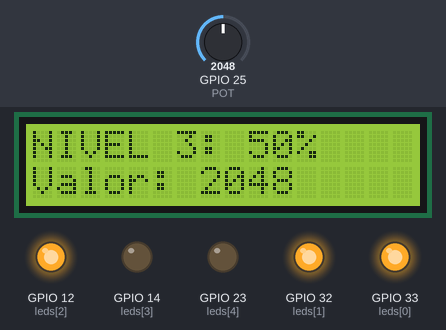
Simulated run of this sketch. Board: ESP32. Parts: 16×2 character LCD, output pins drawn as LEDs (lit = HIGH). The test bench sets the inputs (shaded band); at power-on: GPIO 25 (POT) = 2048. What the sketch prints to the serial monitor is not drawn.

Above: at 2.2 s.
2.3 s: GPIO 25 (POT) set to 2866
At 3.4 s:
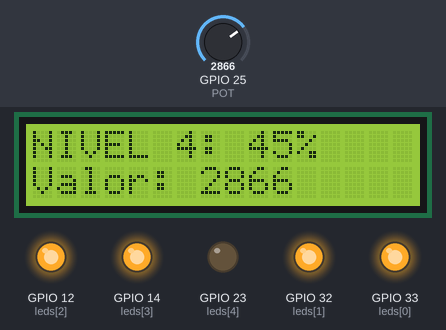
5.2 s: GPIO 25 (POT) set to 4095
At 6.2 s:
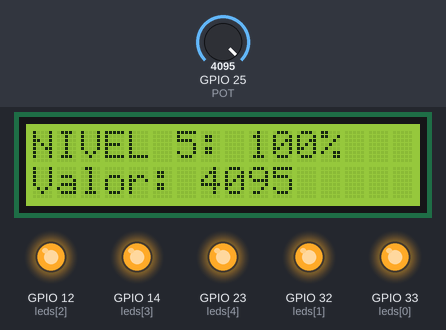
8.2 s: GPIO 25 (POT) set to 2047
At 10.1 s:
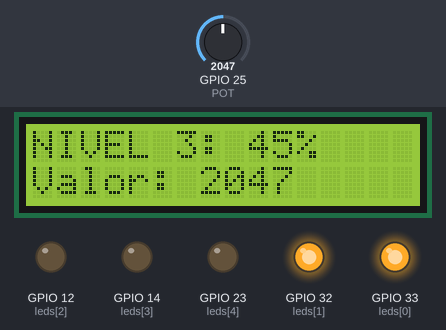
11.1 s: GPIO 25 (POT) set to 1228
At 12.5 s:
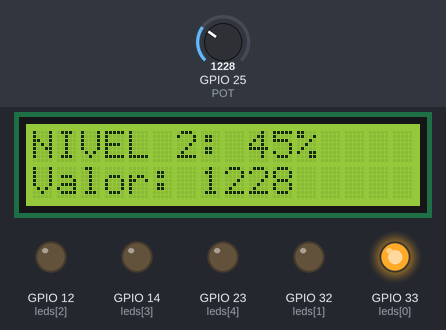
14.1 s: GPIO 25 (POT) set to 491
At 16.6 s:
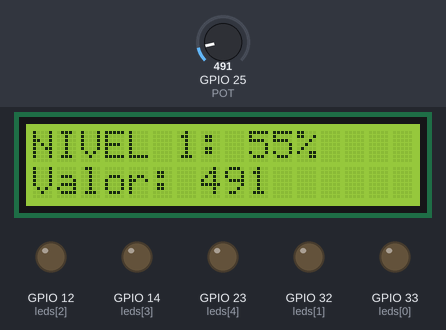
Timing chart, 0 to 18.1 s (numbered marks = the images above; inputs shaded):
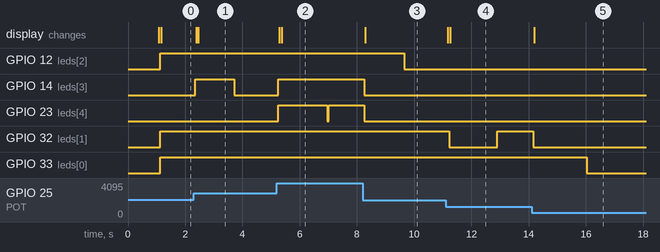

Measured:
- after the input at 2.3 s, GPIO 12 (leds[2]): stays HIGH (without the input it goes to LOW after 1.7 s); GPIO 14 (leds[3]): LOW → HIGH after 0.05 s, → LOW 1.4 s later; the display: first changes after 0.08 s (image 1 shows a later state)
- after the input at 5.2 s, GPIO 14 (leds[3]): LOW → HIGH after 0.06 s instead of 1.7 s; GPIO 23 (leds[4]): LOW → HIGH after 0.06 s, → LOW 1.7 s later, → HIGH 0.06 s later; the display: first changes after 0.09 s (image 2 shows a later state)
- after the input at 8.2 s, GPIO 12 (leds[2]): HIGH → LOW after 1.5 s; GPIO 14 (leds[3]), GPIO 23 (leds[4]): HIGH → LOW after 0.06 s; the display: changes after 0.09 s (image 3)
- after the input at 11.1 s, GPIO 12 (leds[2]): stays LOW (without the input it goes to HIGH after 1.8 s); GPIO 32 (leds[1]): HIGH → LOW after 0.12 s, → HIGH 1.7 s later; the display: first changes after 0.07 s (image 4 shows a later state)
- after the input at 14.1 s, GPIO 32 (leds[1]): HIGH → LOW after 0.06 s instead of 1.4 s; GPIO 33 (leds[0]): HIGH → LOW after 1.9 s; the display: changes after 0.09 s (image 5)

The sketch:

sketch_oct8a.ino
```cpp
#include <Wire.h>
#include <LiquidCrystal_I2C.h>

LiquidCrystal_I2C lcd(0x27, 16, 2);

const int POT = 25;
const int leds[] = {33, 32, 12, 14, 23};
const int numLeds = 5;

int valorP = 0;
int valor = 0;
int nivelActual = 1;
int brilloNivel = 0;

int valorAnterior = -1;
int nivelAnterior = -1;

unsigned long previousMillis = 0;
const long pwmInterval = 10;
int pwmCounter = 0;

void setup() {
  Serial.begin(9600);
  pinMode(POT, INPUT);
  for (int i = 0; i < numLeds; i++) {
    pinMode(leds[i], OUTPUT);
    digitalWrite(leds[i], LOW);
  }

  lcd.init();
  lcd.backlight();
  lcd.clear();
  lcd.setCursor(0, 0);
  lcd.print("Iniciando...");
  delay(1000);
  lcd.clear();
}

void loop() {
  long suma = 0;
  for (int i = 0; i < 10; i++) {
    suma += analogRead(POT);
    delay(5);
  }
  valorP = suma / 10;


  valor = map(valorP, 0, 4095, 0, 100);
  valor = constrain(valor, 0, 100);

  nivelActual = (valor / 20) + 1;
  if (nivelActual > 5) nivelActual = 5;

  brilloNivel = (valor % 20) * 5;
  if (valor == 100) {
    brilloNivel = 100;
  }

  Serial.print("ValorP: "); Serial.print(valorP);
  Serial.print(" | Valor: "); Serial.print(valor);
  Serial.print(" | Nivel: "); Serial.print(nivelActual);
  Serial.print(" | BrilloNivel: "); Serial.println(brilloNivel);

  unsigned long currentMillis = millis();
  if (currentMillis - previousMillis >= pwmInterval) {
    previousMillis = currentMillis;
    pwmCounter++;
    if (pwmCounter > 100) pwmCounter = 0;

    for (int i = 0; i < nivelActual - 1; i++) {
      digitalWrite(leds[i], HIGH);
    }

    if (nivelActual <= numLeds) {
      if (pwmCounter < brilloNivel) {
        digitalWrite(leds[nivelActual - 1], HIGH);
      } else {
        digitalWrite(leds[nivelActual - 1], LOW);
      }
    }

    for (int i = nivelActual; i < numLeds; i++) {
      digitalWrite(leds[i], LOW);
    }
  }

  if (valor != valorAnterior || nivelActual != nivelAnterior) {
    lcd.clear();
    lcd.setCursor(0, 0);
    lcd.print("NIVEL ");
    lcd.print(nivelActual);
    lcd.print(": ");
    lcd.print(brilloNivel);
    lcd.print("%   ");

    lcd.setCursor(0, 1);
    lcd.print("Valor: ");
    lcd.print(valorP);
    lcd.print("    ");

    valorAnterior = valor;
    nivelAnterior = nivelActual;
  }
}
```
